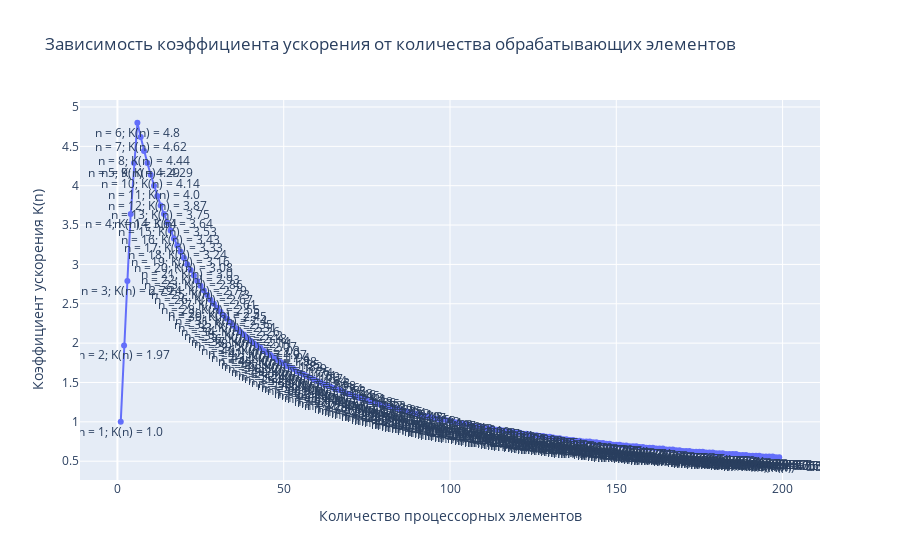

The notebook cell this image was saved under:
### Code cell
# Acceleration coefficient graphic (dependence on proceccing elems, based on 20 size num vector)
vector_size = 20
x_vector = []
y_vector = []
for i in range(1, 200):
    vector_1 = [random.randint(0, 63) for _ in range(vector_size)]
    vector_2 = [random.randint(0, 63) for _ in range(vector_size)]
    seq_pipeline = ArithmeticPipeline(vector_1, vector_2, 1, 6)
    par_pipeline = ArithmeticPipeline(vector_1, vector_2, i, 6)
    while seq_pipeline.is_busy:
        seq_pipeline.tact()
    while par_pipeline.is_busy:
        par_pipeline.tact()
    x_vector.append(i)
    y_vector.append(round(seq_pipeline.status['tacts_done'] / 
                          par_pipeline.status['tacts_done'], 2))
fig = go.Figure()
fig.add_trace(
    go.Scatter(x=x_vector, y=y_vector, mode='lines+markers+text',
               text=[f'n = {n}; K(n) = {y}' for n, y in enumerate(y_vector, 1)],
               textposition='bottom center')
)
fig.update_layout(title_text='Зависимость коэффициента ускорения от количества обрабатывающих элементов')
fig.update_xaxes(title_text='Количество процессорных элементов')
fig.update_yaxes(title_text='Коэффициент ускорения K(n)')
fig.show(width=1280, height=1280, autosize=True)

### Figure 1 — Plotly figure (JSON) as saved in the notebook; plotly's stock layout.template omitted (floating-point values rounded to 4 significant figures; data arrays with more than 128 entries replaced by an {"elided": "..."} marker saying what was removed)
{"data": [{"mode": "lines+markers+text", "text": {"elided": "199 str values"}, "textposition": "bottom center", "type": "scatter", "x": {"elided": "199 int values"}, "y": {"elided": "199 float values"}}], "layout": {"title": {"text": "Зависимость коэффициента ускорения от количества обрабатывающих элементов"}, "xaxis": {"title": {"text": "Количество процессорных элементов"}}, "yaxis": {"title": {"text": "Коэффициент ускорения K(n)"}}}}
